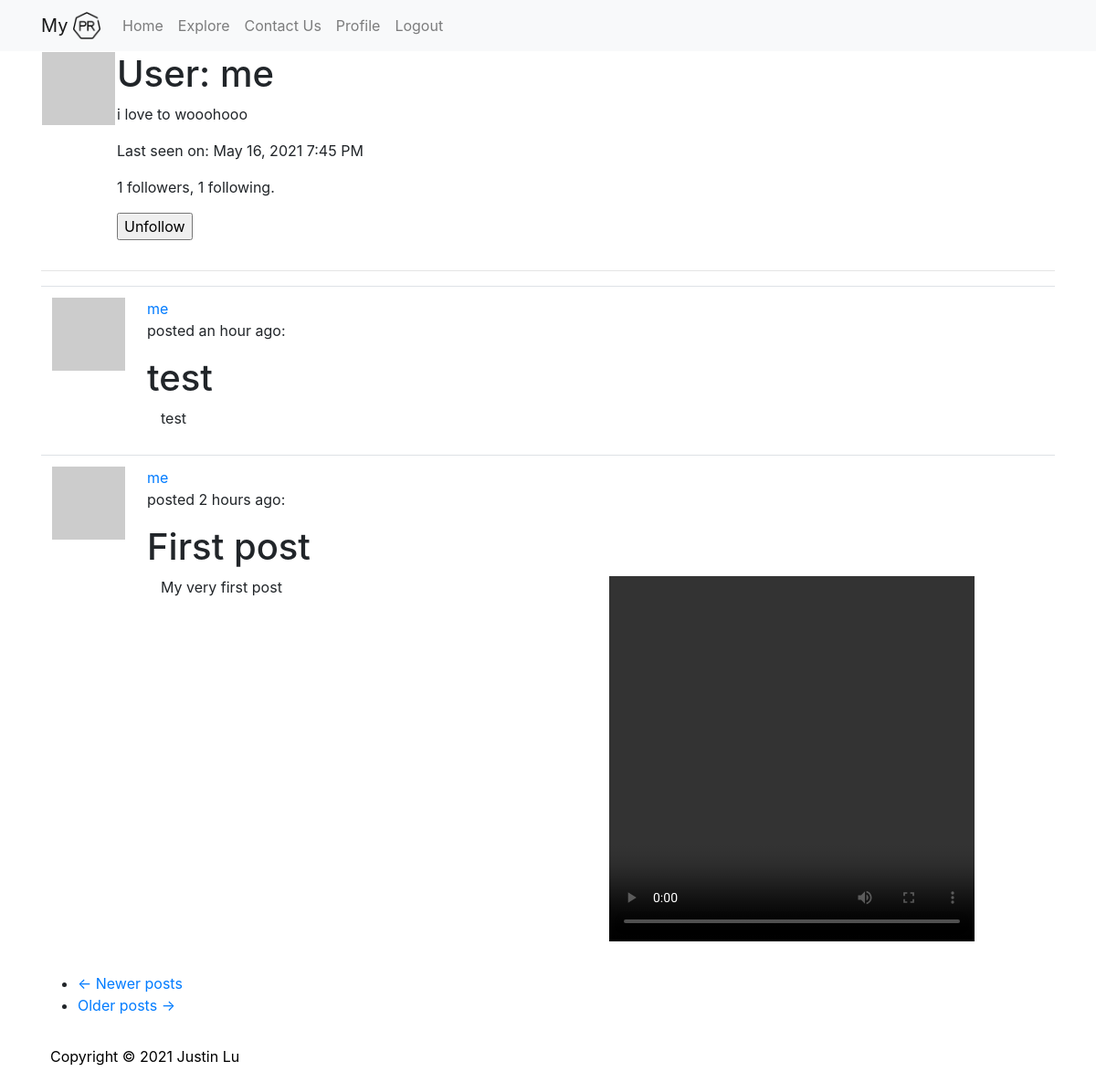
The page /user/me (signed in) on the database its author committed.
### app/models.py (models this page shows, shortened)
class User(UserMixin, db.Model):
    id = db.Column(db.Integer, primary_key=True)
    username = db.Column(db.String(64), index=True, unique=True)
    email = db.Column(db.String(120), index=True, unique=True)
    password_hash = db.Column(db.String(128))
    posts = db.relationship('Post', backref='author', lazy='dynamic')
    about_me = db.Column(db.String(140))
    last_seen = db.Column(db.DateTime, default=datetime.utcnow)
    followed = db.relationship(
        'User', secondary=followers,
        primaryjoin=(followers.c.follower_id == id),
        secondaryjoin=(followers.c.followed_id == id),
        backref=db.backref('followers', lazy='dynamic'), lazy='dynamic')
    def avatar(self, size):
        digest = md5(self.email.lower().encode('utf-8')).hexdigest()
        return 'https://www.gravatar.com/avatar/{}?d=identicon&s={}'.format(
            digest, size)
    def is_following(self, user):
        return self.followed.filter(
            followers.c.followed_id == user.id).count() > 0

class Post(db.Model):
    id = db.Column(db.Integer, primary_key=True)
    title = db.Column(db.String(20))
    body = db.Column(db.String(140))
    img = db.Column(db.String(250))
    timestamp = db.Column(db.DateTime, index=True, default=datetime.utcnow)
    user_id = db.Column(db.Integer, db.ForeignKey('user.id'))

### app/main/routes.py (the view)
@bp.route('/user/<username>')
@login_required
def user(username):
    user = User.query.filter_by(username=username).first_or_404()
    page = request.args.get('page', 1, type=int)
    posts = user.posts.order_by(Post.timestamp.desc()).paginate(
        page, current_app.config['POSTS_PER_PAGE'], False)
    next_url = url_for('main.user', username=user.username,
                       page=posts.next_num) if posts.has_next else None
    prev_url = url_for('main.user', username=user.username,
                       page=posts.prev_num) if posts.has_prev else None
    form = EmptyForm()
    return render_template('user.html', user=user, posts=posts.items,
                           next_url=next_url, prev_url=prev_url, form=form)

### app/main/forms.py
class EmptyForm(FlaskForm):
    submit = SubmitField('Submit')

### app/models.py (called while the page is built)
@login.user_loader
def load_user(id):
    return User.query.get(int(id))

### app/templates/user.html (shortened to what this page needs)
{% extends "base.html" %}
{% block app_content %}
    <table>
        <tr valign="top">
            <td><img src="{{ user.avatar(256) }}"></td>
            <td>
                <h1>User: {{ user.username }}</h1>
                {% if user.about_me %}
                    <p>{{ user.about_me }}</p>
                {% endif %}
                {% if user.last_seen %}
                    <p>Last seen on: {{ moment(user.last_seen).format('LLL') }}</p>
                {% endif %}
                <p>{{ user.followers.count() }} followers, {{ user.followed.count() }} following.</p>
                {% if user == current_user %}
                <p><a href="{{ url_for('main.edit_profile') }}">Edit your profile</a></p>
                {% else %}
                <p>
                    <form action="{{ url_for('main.unfollow', username=user.username) }}" method="post">
                        {{ form.submit(value='Unfollow') }}
                    </form>
                </p>
                {% endif %}
            </td>
        </tr>
    </table>
    <hr>
    {% for post in posts %}
        {% include '_post.html' %}
    {% endfor %}
    <nav aria-label="...">
        <ul class="pager">
            <li class="previous{% if not prev_url %} disabled{% endif %}">
                <a href="{{ prev_url or '#' }}">
                    <span aria-hidden="true">&larr;</span> {{ 'Newer posts' }}
                </a>
            </li>
            <li class="next{% if not next_url %} disabled{% endif %}">
                <a href="{{ next_url or '#' }}">
                    {{ 'Older posts' }} <span aria-hidden="true">&rarr;</span>
                </a>
            </li>
        </ul>
    </nav>
{% endblock %}

### app/templates/_post.html
<table class="table table-hover">
        <tr>
            <td width="70px">
                <a href="{{ url_for('main.user', username=post.author.username) }}">
                    <img src="{{ post.author.avatar(70) }}" />
                </a>
            </td>
            <td>
                <a href="{{ url_for('main.user', username=post.author.username) }}">
                    {{ post.author.username }}
                </a>
                <p> posted {{ moment(post.timestamp).fromNow() }}: </p>
                <h1> {{ post.title}} </h1>
                <div class="container">
                    <div class="row special">
                        <div class="col-sm">
                            {{ post.body }}
                        </div>
                        <div class="col-sm">
                {% if post.img == "None" %}
                {% elif post.img[-3:] == "jpg" or post.img[-3:] == "png" %}
                        <img src="{{ post.img }}" alt="User's Media Content" width="400" height="400">
                {% elif post.img[-3:] == "mp4" %}
                    <video width="400" height="400" controls>
                         <source src="{{ post.img }}" type="video/mp4" alt="User's Video">
                   </video>
                {% endif %}
                        </div>
                    </div>
                </div>
            </td>
        </tr>
</table>

### app/static/css/main.css (style rules this page uses)
html, body { height: 100%; }

### rows shown on the page
User: username "me", about_me "i love to wooohooo", last_seen "May 16, 2021 7:45 PM"
Post: author.username "me", timestamp "an hour ago", title "test", body "test"
Post: author.username "me", timestamp "2 hours ago", title "First post", body "My very first post"

### other values the page prints
{{ user.followers.count() }} "1"
{{ user.followed.count() }} "1"
{{ 'Newer posts' }} "Newer posts"
{{ 'Older posts' }} "Older posts"
